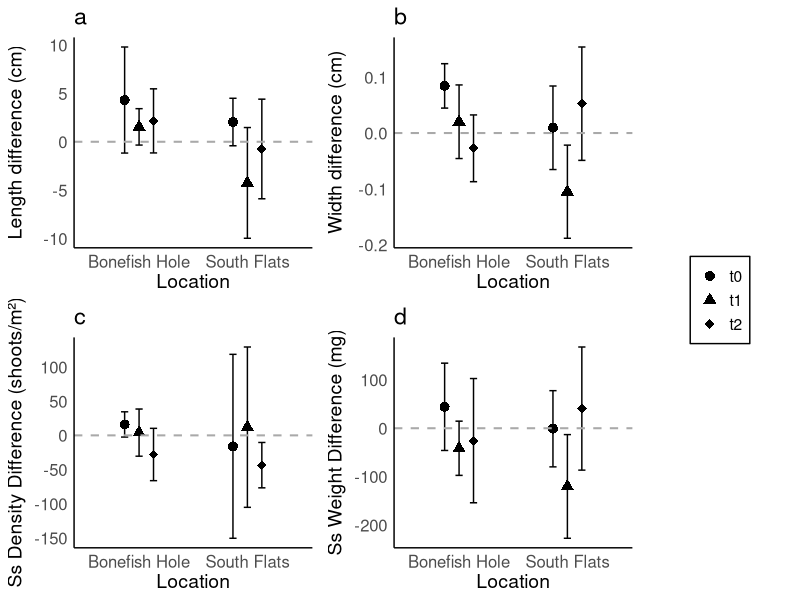
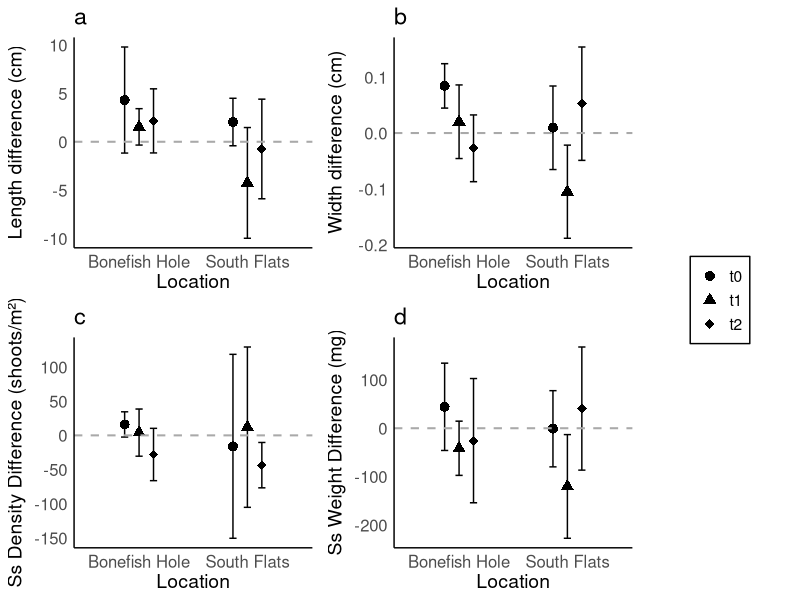
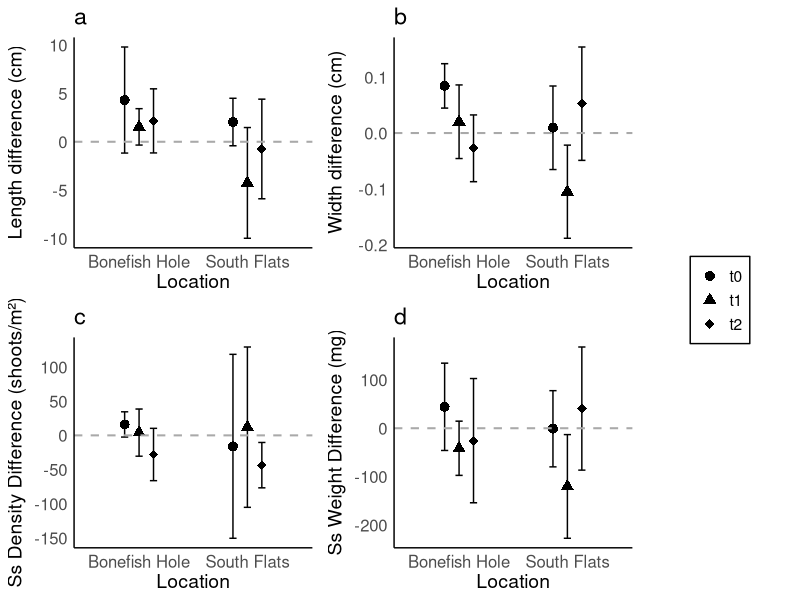

Source code (R) for these figures, in order:
#This script creates Figure 3

# Required libraries
library(tidyverse)
library(ggplot2)
library(cowplot)
library(dplyr)

# Load data

data <- read.csv("biminigrazing_plot_summary.csv", header = TRUE)

# Pivot the data to a long format for easier manipulation
data_long <- data %>%
  pivot_longer(
    cols = c(t1, t2, t3),       # Specify only the time-point columns
    names_to = "time",          # New column for time (e.g., t1, t2, t3)
    values_to = "value"         # New column for values (numeric data)
  )

# Calculate treatment - control differences
# Group by variable, location, time, and treatment
diff_summary <- data_long %>%
  pivot_wider(names_from = treatment, values_from = value) %>%  # Separate Control and Exclusion
  mutate(difference = Exclusion - Control) %>%                 # Calculate the difference
  group_by(variable, location, time) %>%                       # Group by variable, site, and time
  summarise(
    mean_diff = mean(difference, na.rm = TRUE),                # Mean of differences
    sd_diff = sd(difference, na.rm = TRUE),                    # SD of differences
    n = n()                                                    # Number of observations
  )

print(diff_summary, n=24)

write.csv(diff_summary, "diff_summary_table.csv", row.names = FALSE)

y_axis_labels <- c(
  "length" = "Length difference (cm)",
  "width" = "Width difference (cm)",
  "ssdensity" = "Ss Density Difference (shoots/m²)",
  "ssweight" = "Ss Weight Difference (mg)"
)

# Create individual plots and store them in a list
plots <- list()
response_vars <- unique(diff_summary$variable)

for (resp in response_vars) {
  plot_data <- diff_summary %>% filter(variable == resp)
  
  p <- ggplot(plot_data, aes(x = location, y = mean_diff, shape = time)) +
    geom_point(size = 3, position = position_dodge(width = 0.4), color = "black") +
    geom_errorbar(aes(ymin = mean_diff - sd_diff, ymax = mean_diff + sd_diff),
                  width = 0.2, position = position_dodge(width = 0.4), color = "black") +
    geom_hline(yintercept = 0, linetype = "dashed", color = "darkgray", linewidth = 0.7) +
    scale_shape_manual(values = c(16, 17, 18),
                       labels = c("t0", "t1", "t2")) +
    labs(
      y = y_axis_labels[[resp]],
      x = "Location",
      shape = "Sampling Time"
    ) +
    theme_minimal() +
    theme(
      panel.grid = element_blank(),
      axis.line = element_line(),
      text = element_text(size = 14),
      strip.text = element_text(size = 14, face = "bold"),
      legend.position = "right", # Place legend to the right
      legend.box = "vertical", # Arrange legend vertically
      legend.background = element_rect(color = "black", linewidth = 0.5), # Box around legend
      legend.title = element_blank(),
      axis.text.x = element_text(angle = 0, hjust = 0.5, size = 12),
      axis.text.y = element_text(size = 12)
    )
  
  # Store plot in the list
  plots[[resp]] <- p
}

# Combine individual plots into a 2x2 grid
final_plot <- plot_grid(
  plots[["length"]] + ggtitle("a") + theme(legend.position = "none"),
  plots[["width"]] + ggtitle("b") + theme(legend.position = "none"),
  plots[["ssdensity"]] + ggtitle("c") + theme(legend.position = "none"),
  plots[["ssweight"]] + ggtitle("d") + theme(legend.position = "none"),
  ncol = 2, align = "hv"
)

# Extract the shared legend
shared_legend <- get_legend(plots[["length"]])

# Combine the plots and the shared legend
final_plot_with_legend <- plot_grid(
  final_plot,
  shared_legend,
  ncol = 2,
  rel_widths = c(4, 1) # Adjust relative widths of plots and legend
)

# Save the final plot as PDF and JPEG
ggsave(
  filename = "final_plot_with_legend.pdf",
  plot = final_plot_with_legend,
  device = "pdf",
  width = 10,
  height = 8,
  units = "in"
)

ggsave(
  filename = "final_plot_with_legend.jpeg",
  plot = final_plot_with_legend,
  device = "jpeg",
  dpi = 300,
  width = 10,
  height = 8,
  units = "in"
)

# Display the final plot
print(final_plot_with_legend)
